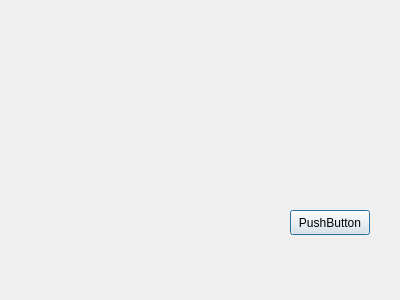
<?xml version="1.0" encoding="UTF-8"?>
<ui version="4.0">
 <class>Dialog</class>
 <widget class="QDialog" name="Dialog">
  <property name="geometry">
   <rect>
    <x>0</x>
    <y>0</y>
    <width>400</width>
    <height>300</height>
   </rect>
  </property>
  <property name="windowTitle">
   <string>Dialog</string>
  </property>
  <widget class="QPushButton" name="pushButton">
   <property name="geometry">
    <rect>
     <x>290</x>
     <y>210</y>
     <width>80</width>
     <height>25</height>
    </rect>
   </property>
   <property name="text">
    <string>PushButton</string>
   </property>
  </widget>
 </widget>
 <resources/>
 <connections/>
</ui>
